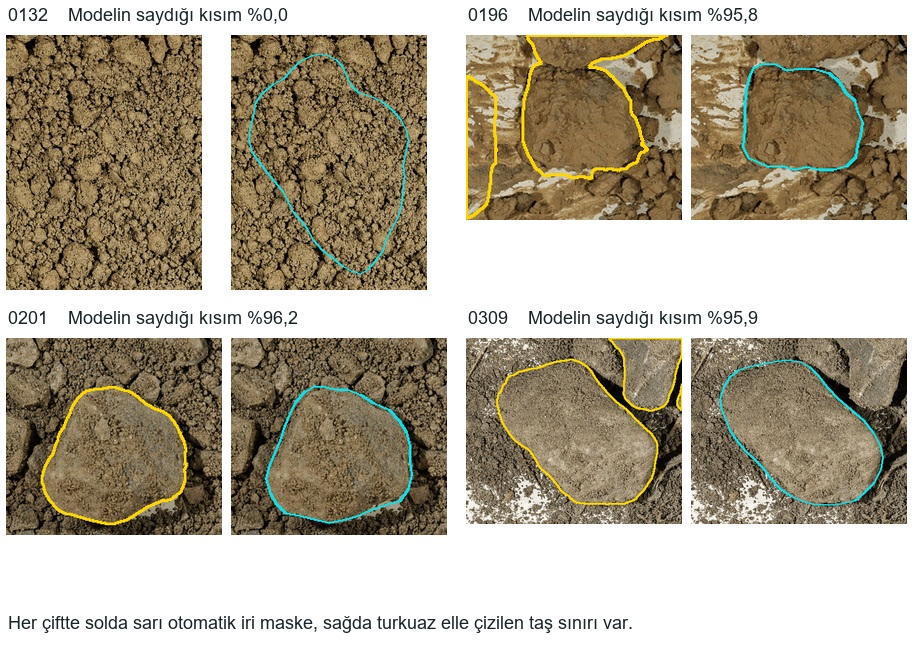

This figure's Python source:
"""Dört farklı toprakta birer taşın görünen sınırı ve 20 mm tahminindeki etkisi."""
from unittest.mock import patch

import cv2
import numpy as np
import pandas as pd
from PIL import Image, ImageDraw, ImageFont
from skimage.measure import regionprops_table
from threadpoolctl import threadpool_limits

from montreal_20mm_sinama import (MASKS, PHOTOS, NATIVE_PPM, PPM, PHYSICAL_CAMERA, calibration,
                                  crop_box, features, gsd, keys, landscape, out, update20, v3)

# Coordinates are in the original 4.5 px/mm measurement grid. Each polygon is
# local to its listed zoom. Traced on the unmarked image before opening the masks.
STONES = {
    "0132": ((222,36,575,496),
             [(32,191),(34,168),(40,145),(44,122),(55,106),(75,89),(95,78),(109,62),
              (123,48),(141,39),(155,34),(173,36),(190,45),(201,57),(208,74),(216,91),
              (230,104),(253,111),(272,120),(290,135),(306,153),(316,173),(319,191),
              (314,215),(310,235),(312,257),(309,283),(307,305),(301,327),(289,349),
              (279,368),(273,389),(259,408),(246,423),(232,431),(216,425),(201,417),
              (183,402),(164,388),(148,370),(138,351),(127,336),(112,319),(102,300),
              (94,283),(78,264),(62,244),(48,226),(38,211)]),
    "0196": ((1061,123,1283,313),
             [(53,115),(55,96),(55,76),(56,57),(60,42),(64,33),(75,29),(87,30),
              (98,36),(113,34),(128,35),(142,39),(152,48),(159,59),(168,67),(171,79),
              (176,89),(174,103),(171,112),(169,125),(160,134),(146,138),(131,138),
              (118,135),(106,138),(93,134),(79,135),(68,130),(59,126)]),
    "0201": ((460,650,703,872),
             [(39,158),(43,143),(49,129),(55,115),(60,99),(66,85),(72,72),(83,60),
              (94,54),(106,55),(119,58),(131,58),(146,64),(160,73),(178,81),(189,93),
              (197,106),(201,121),(201,138),(203,154),(199,170),(190,183),(173,188),
              (156,194),(140,201),(125,205),(110,208),(93,204),(77,200),(61,197),
              (51,187),(44,175)]),
    "0309": ((144,133,481,423),
             [(45,95),(51,76),(60,61),(73,50),(92,44),(112,40),(133,36),(151,34),
              (170,37),(185,45),(198,58),(213,77),(229,94),(249,111),(269,128),
              (284,147),(295,167),(299,186),(296,205),(285,226),(270,241),(256,253),
              (235,258),(215,260),(192,259),(173,254),(154,245),(138,234),(124,219),
              (113,203),(99,189),(84,175),(70,158),(60,143),(53,124),(47,110)])
}


def measure(sample, path):
    photo = landscape(path)
    rect = crop_box(photo)
    key = path.stem+"_"+"_".join(map(str,rect))+f"_{PPM}.npz"
    with np.load(MASKS/key) as data:
        mask = data["mask"]
    assert rect == (410,273,7782,5191) and mask.shape == (872,1307)
    zoom, outline = STONES[sample]
    manual = np.zeros(mask.shape, np.uint8)
    cv2.fillPoly(manual, [np.array(outline, np.int32) + np.array(zoom[:2], np.int32)], 1)
    diam = regionprops_table(manual, properties=("axis_minor_length",))["axis_minor_length"].item()/PPM
    assert diam > 20
    manual = manual.astype(bool)
    props = regionprops_table(mask, properties=("axis_minor_length","label"))
    large_ids = props["label"][props["axis_minor_length"] > 20*PPM]
    coarse = np.isin(mask, large_ids)
    coverage = 100*(coarse & manual).sum()/manual.sum()
    # Coverage can also be high when two neighbouring stones were merged.
    overlaps = np.bincount(mask[manual].astype(int), minlength=int(mask.max())+1)
    sizes = np.bincount(mask.ravel().astype(int))
    iou = overlaps[large_ids]/(manual.sum()+sizes[large_ids]-overlaps[large_ids])
    corrected = coarse | manual
    metrics = dict(short_mm=diam, coverage=coverage, best_single_iou_pct=100*iou.max(initial=0), area_before=100*coarse.mean(),
                   area_after=100*corrected.mean(), stone_area_pct=100*manual.mean())
    tile = photo.crop(rect).resize((mask.shape[1],mask.shape[0]),Image.Resampling.LANCZOS).crop(zoom)
    x,y,r,b = zoom
    auto_tile, manual_tile = tile.copy(), tile.copy()
    contours, _ = cv2.findContours(coarse[y:b,x:r].astype(np.uint8),cv2.RETR_EXTERNAL,cv2.CHAIN_APPROX_SIMPLE)
    for contour in contours:
        points = [tuple(map(int,p)) for p in contour[:,0]]
        if len(points)>2:
            ImageDraw.Draw(auto_tile).line(points+[points[0]], fill="#ffd400",width=3)
    ImageDraw.Draw(manual_tile).line(outline+[outline[0]],fill="#10dce5",width=3)
    return metrics,(auto_tile,manual_tile)


def main():
    old = pd.read_csv(out/"iri_alan_iki_aralik_sonuclar.csv",dtype={"sample_id":str}).set_index("sample_id")
    source = old.loc[list(STONES)]
    assert set(source.index) == set(old.loc[(old.new | old.stress) & (old.index != "0027")].index)
    measurements, drawings, inputs = {}, {}, []
    cv2.setNumThreads(1)
    with threadpool_limits(1), patch.dict(gsd.PHONES,{PHYSICAL_CAMERA:(8192,NATIVE_PPM)}):
        factor = calibration()
        for sample, row in source.iterrows():
            path = PHOTOS/row.file
            measurements[sample], drawings[sample] = measure(sample,path)
            values = features.image_features(path,PHYSICAL_CAMERA)
            inputs.append(dict(sample_id=sample,**{k:values[k] for k in keys}))
        raw = v3(pd.DataFrame(inputs)).loc[source.index]
    result = pd.DataFrame.from_dict(measurements,orient="index").rename_axis("sample_id")
    result["cap6_3"] = 100-raw["6.3"]
    for mode in ("before","after"):
        area = result["area_"+mode]
        result["area_mass_"+mode] = factor*area
        result["final_"+mode] = 100-update20(raw,area,factor)
    np.testing.assert_allclose(result[["area_before","area_mass_before","final_before"]],
                               source[["a_20","mass20_from_area","mass20_model"]],rtol=0,atol=1e-6)
    result["lab20"] = source.mass20_lab
    result["area_error_gain"] = (result.area_mass_before-result.lab20).abs()-(result.area_mass_after-result.lab20).abs()
    result["final_error_gain"] = (result.final_before-result.lab20).abs()-(result.final_after-result.lab20).abs()
    result.to_csv(out/"montreal_dort_tas_kontrol.csv",float_format="%.6f")
    print(result.round(3).to_string())
    clipped = old[(old.a_20>0) & (old.mass20_from_area-old.mass20_model>.0001)]
    gain = (clipped.mass20_from_area-clipped.mass20_lab).abs()-(clipped.mass20_model-clipped.mass20_lab).abs()
    print("Automatic downward clipping, gain in absolute error:", gain.round(3).to_dict())
    sheet = Image.new("RGB",(920,650),"white")
    draw = ImageDraw.Draw(sheet)
    font = ImageFont.truetype("arial.ttf",18)
    for i,(sample,tiles) in enumerate(drawings.items()):
        x,y = (i%2)*460,(i//2)*303
        draw.text((x+8,y+4),f"{sample}    Modelin saydığı kısım %{result.loc[sample,'coverage']:.1f}".replace(".",","),
                  font=font,fill="#182428")
        for j,tile in enumerate(tiles):
            tile = tile.resize((round(tile.width*min(216/tile.width,255/tile.height)),
                                round(tile.height*min(216/tile.width,255/tile.height))),Image.Resampling.LANCZOS)
            sheet.paste(tile,(x+6+j*225,y+35))
    draw.text((8,612),"Her çiftte solda sarı otomatik iri maske, sağda turkuaz elle çizilen taş sınırı var.",font=font,fill="#182428")
    sheet.save(out/"montreal_dort_tas_kontrol.jpg",quality=94)


if __name__=="__main__":
    main()
